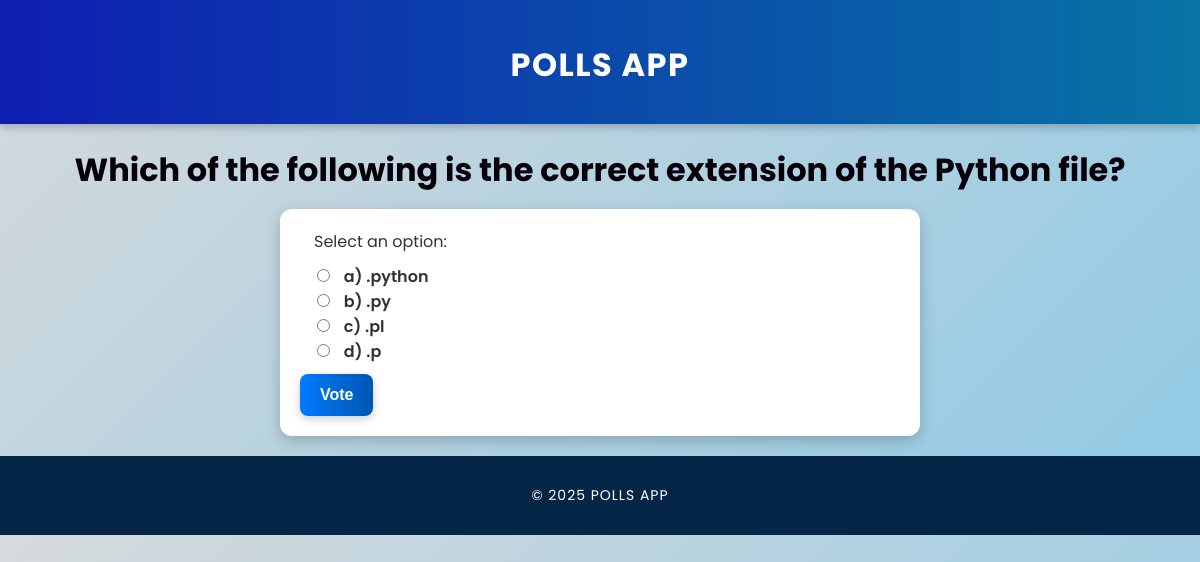
Screenshot of /polls/7/ with the database file from the repository.
### polls/models.py (models this page shows, shortened)
class Question(models.Model):
    question_text = models.CharField(max_length=200)
    pub_date = models.DateTimeField("date published")

class Choice(models.Model):
    question = models.ForeignKey(Question, on_delete=models.CASCADE)
    choice_text = models.CharField(max_length=200)
    votes = models.IntegerField(default=0)

### polls/views.py (the view)
# urls.py: path("<int:question_id>/", views.detail, name="detail"),
def detail(request, question_id):
    question = get_object_or_404(Question, pk=question_id)
    return render(request, "polls/detail.html", {"question": question})

### polls/templates/polls/detail.html (shortened to what this page needs)
{% extends "polls/base.html" %}
{% block content %}
    <h1>{{ question.question_text }}</h1>
    <form action="{% url 'polls:vote' question.id %}" method="post">
        <fieldset>
            <legend>Select an option:</legend>
            {% for choice in question.choice_set.all %}
                <label>
                    <input type="radio" name="choice" value="{{ choice.id }}">
                    {{ choice.choice_text }}
                </label><br>
            {% endfor %}
        </fieldset>
        <button type="submit">Vote</button>
    </form>
{% endblock %}

### polls/static/polls/css/style.css (style rules this page uses)
body { font-family: 'Poppins', sans-serif; background: linear-gradient(135deg, #d6dadc, #8fc9e5); color: #333; margin: 0; padding: 0; text-align: center; }
h1 { color: #080009; font-size: 32px; margin-bottom: 15px; font-weight: 700; }
form { background: white; padding: 20px; border-radius: 12px; box-shadow: 0 5px 15px rgba(0, 0, 0, 0.2); width: 50%; display: inline-block; text-align: left; transition: all 0.3s ease-in-out; }
fieldset { border: none; padding: 10px; }
input[type="radio"] { margin-right: 10px; }
label { font-size: 16px; font-weight: 600; cursor: pointer; }
button, input[type="submit"] { background: linear-gradient(90deg, #007bff, #0056b3); color: white; border: none; padding: 12px 20px; border-radius: 8px; cursor: pointer; font-size: 16px; font-weight: bold; transition: all 0.3s ease-in-out; box-shadow: 0 3px 10px rgba(0, 0, 0, 0.2); }
h1, ul, form, .button { animation: fadeIn 0.6s ease-in-out; }

### rows the page displays
Question: question_text "Which of the following is the correct extension of the Python file?"
Choice: choice_text "a) .python"
Choice: choice_text "b) .py"
Choice: choice_text "c) .pl"
Choice: choice_text "d) .p"
